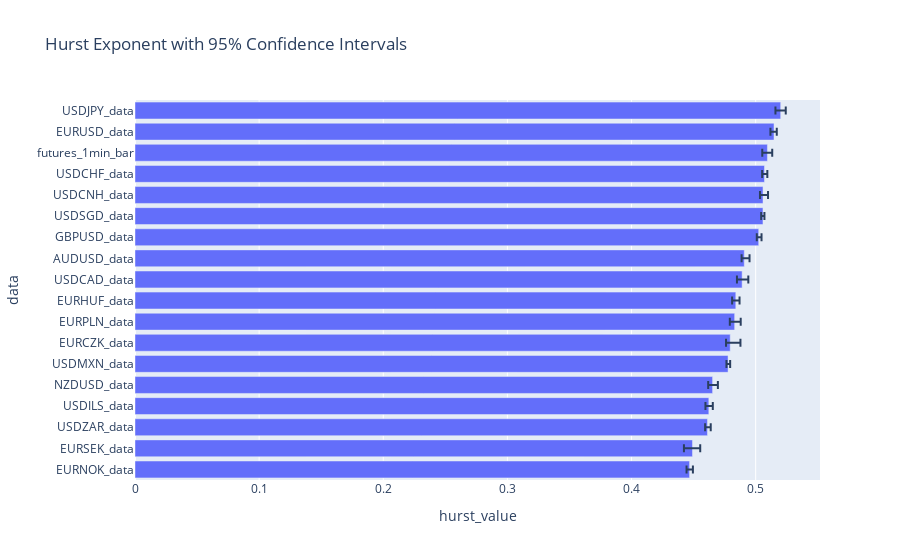

This figure's notebook cell:
### Code cell
px.bar(
    hurst_df_ci.sort_values(by='hurst_value'),
    x='hurst_value',
    y='data',
    error_x=hurst_df_ci['ci_high'] - hurst_df_ci['hurst_value'],
    error_x_minus=hurst_df_ci['hurst_value'] - hurst_df_ci['ci_low'],
    title='Hurst Exponent with 95% Confidence Intervals'
)

### Figure 1 — Plotly figure (JSON) as saved in the notebook; plotly's stock layout.template omitted (floating-point values rounded to 4 significant figures)
{"data": [{"alignmentgroup": "True", "error_x": {"array": [0.002675, 0.006238, 0.002628, 0.003187, 0.004265, 0.001699, 0.008251, 0.004872, 0.002999, 0.004977, 0.004219, 0.00227, 0.001172, 0.004033, 0.002283, 0.003872, 0.00222, 0.004072], "arrayminus": [0.002437, 0.006881, 0.001892, 0.002718, 0.003542, 0.001285, 0.003367, 0.003899, 0.002964, 0.004182, 0.002164, 0.001541, 0.001449, 0.002451, 0.00188, 0.004157, 0.002881, 0.004222]}, "hovertemplate": "hurst_value=%{x}<br>data=%{y}<extra></extra>", "legendgroup": "", "marker": {"color": "#636efa", "pattern": {"shape": ""}}, "name": "", "offsetgroup": "", "orientation": "h", "showlegend": false, "textposition": "auto", "type": "bar", "x": [0.4468, 0.4491, 0.4612, 0.4623, 0.4653, 0.4777, 0.4795, 0.4831, 0.484, 0.4891, 0.4908, 0.5025, 0.5059, 0.5059, 0.5071, 0.5095, 0.5148, 0.5202], "xaxis": "x", "y": ["EURNOK_data", "EURSEK_data", "USDZAR_data", "USDILS_data", "NZDUSD_data", "USDMXN_data", "EURCZK_data", "EURPLN_data", "EURHUF_data", "USDCAD_data", "AUDUSD_data", "GBPUSD_data", "USDSGD_data", "USDCNH_data", "USDCHF_data", "futures_1min_bar", "EURUSD_data", "USDJPY_data"], "yaxis": "y"}], "layout": {"barmode": "relative", "legend": {"tracegroupgap": 0}, "title": {"text": "Hurst Exponent with 95% Confidence Intervals"}, "xaxis": {"anchor": "y", "domain": [0, 1], "title": {"text": "hurst_value"}}, "yaxis": {"anchor": "x", "domain": [0, 1], "title": {"text": "data"}}}}
